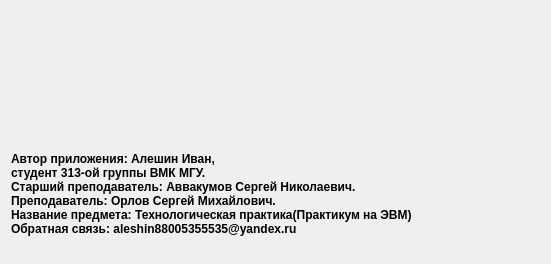
<?xml version="1.0" encoding="UTF-8"?>
<ui version="4.0">
 <class>Form</class>
 <widget class="QWidget" name="Form">
  <property name="geometry">
   <rect>
    <x>0</x>
    <y>0</y>
    <width>551</width>
    <height>264</height>
   </rect>
  </property>
  <property name="windowTitle">
   <string>Об авторе</string>
  </property>
  <layout class="QVBoxLayout" name="verticalLayout">
   <item>
    <widget class="QLabel" name="label">
     <property name="text">
      <string/>
     </property>
    </widget>
   </item>
   <item>
    <widget class="QLabel" name="description">
     <property name="font">
      <font>
       <pointsize>9</pointsize>
       <weight>75</weight>
       <bold>true</bold>
      </font>
     </property>
     <property name="text">
      <string>Автор приложения: Алешин Иван,
студент 313-ой группы ВМК МГУ.
Старший преподаватель: Аввакумов Сергей Николаевич.
Преподаватель: Орлов Сергей Михайлович.
Название предмета: Технологическая практика(Практикум на ЭВМ)
Обратная связь: aleshin88005355535@yandex.ru</string>
     </property>
    </widget>
   </item>
  </layout>
 </widget>
 <resources/>
 <connections/>
</ui>
